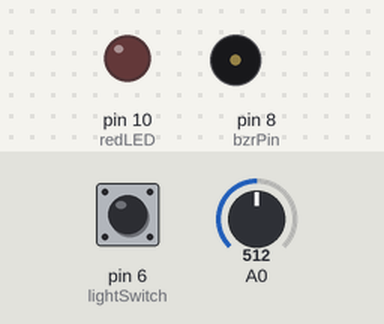
Bench run of a sketch on a simulated Arduino Uno, built with avr-gcc and run on an emulated ATmega328P. Shown: output pins drawn as LEDs (lit = HIGH), buzzer (waves = sounding). The inputs (shaded band) are chosen by the test bench; at power-on: pin 6 (lightSwitch) LOW, A0 = 512.

Above: at 1.2 s.
1.3 s: pin 6 (lightSwitch) pulled HIGH for 0.15 s
At 3.6 s:
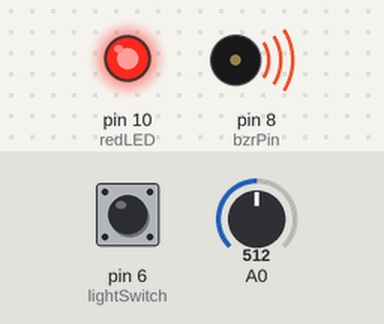
4.3 s: pin 6 (lightSwitch) pulled HIGH for 3.2 s
At 6.48 s:
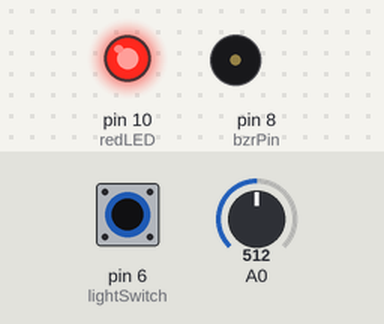
At 12.3 s:
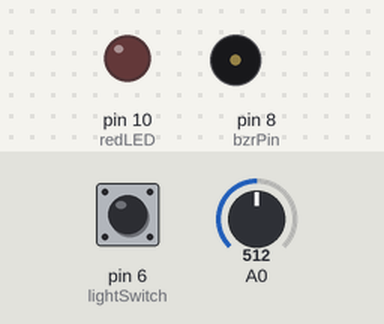
Timing chart, 0 to 13.8 s (numbered marks = the images above; inputs shaded):
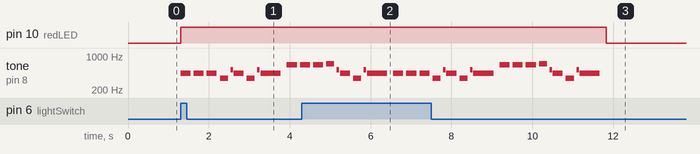

The sketch:

November17.ino
```cpp
const int bzrPin = 8;
const int lightSwitch = 6;
const int redLED = 10;

#include "pitches.h"

int SongA[] = {
  NOTE_C4, NOTE_G3, NOTE_G3, NOTE_A3, NOTE_G3, 0, NOTE_B3, NOTE_C4,0
};

// note durations: 4 = quarter note, 8 = eighth note, etc.:
int noteDurationsA[] = {
  4, 8, 8, 4, 4, 4, 4, 4,4
};

int songB[] = {
  NOTE_A4, NOTE_A4, NOTE_A4, NOTE_F4, NOTE_C5, NOTE_A4, NOTE_F4, NOTE_C5, NOTE_A4, NOTE_E5, NOTE_E5, NOTE_E5, NOTE_F5, NOTE_C5, NOTE_A4, NOTE_F4, NOTE_C5, NOTE_A4
};

int noteDurationsB[] = {
  4, 4, 4, 5, 16, 4, 5, 16, 2, 4, 4, 4, 5, 16, 4, 5, 16, 2
};

int songC[] = {
  NOTE_C4, NOTE_C4, NOTE_D4, NOTE_C4, NOTE_F4, NOTE_E4, NOTE_C4, NOTE_C4, NOTE_D4, NOTE_C4, NOTE_G4, NOTE_F4, NOTE_C4, NOTE_C4, NOTE_C5, NOTE_A4, NOTE_F4, NOTE_E4, NOTE_D4, NOTE_AS4, NOTE_AS4, NOTE_A4, NOTE_F4, NOTE_G4, NOTE_F4
};

int noteDurationsC[] = {
  8, 8, 4, 4, 4, 2, 8, 8, 4, 4, 4, 2, 8, 8, 4, 4, 4, 4, 4, 8, 8, 4, 4, 4, 2,
};

void setup() {
  Serial.begin(9600);

  pinMode(lightSwitch, INPUT);
  pinMode (redLED, OUTPUT);
}

void loop() {
  int sensorValue = analogRead(A0);
  int switchState = digitalRead (lightSwitch);

  if (switchState == HIGH) {
    digitalWrite (redLED, HIGH);
    if (sensorValue < 300) {
      for (int thisNote = 0; thisNote < 9; thisNote++) {
        int noteDuration = 1000 / noteDurationsA[thisNote];
        tone(8, SongA[thisNote], noteDuration);
        int pauseBetweenNotes = noteDuration * 1.30;
        delay(pauseBetweenNotes);
        noTone(8);
      }
    } else if (sensorValue < 600 && sensorValue >= 300) {
      for (int thisNote = 0; thisNote < 18; thisNote++) {
        int noteDuration = 1000 / noteDurationsB[thisNote];
        tone(8, songB[thisNote], noteDuration);
        int pauseBetweenNotes = noteDuration * 1.30;
        delay(pauseBetweenNotes);
        noTone(8);
      }
    } else {
      for (int thisNote = 0; thisNote < 25; thisNote++) {
        int noteDuration = 1000 / noteDurationsC[thisNote];
        tone(8, songC[thisNote], noteDuration);
        int pauseBetweenNotes = noteDuration * 1.30;
        delay(pauseBetweenNotes);
        noTone(8);
      }
    }
  }

  if (switchState == LOW) {
    digitalWrite (redLED, LOW);
    noTone (bzrPin);
  }

}
```

pitches.h
```cpp
//this is taken from the Arduino toneMelody Example

#define NOTE_B0  31
#define NOTE_C1  33
#define NOTE_CS1 35
#define NOTE_D1  37
#define NOTE_DS1 39
#define NOTE_E1  41
#define NOTE_F1  44
#define NOTE_FS1 46
#define NOTE_G1  49
#define NOTE_GS1 52
#define NOTE_A1  55
#define NOTE_AS1 58
#define NOTE_B1  62
#define NOTE_C2  65
#define NOTE_CS2 69
#define NOTE_D2  73
#define NOTE_DS2 78
#define NOTE_E2  82
#define NOTE_F2  87
#define NOTE_FS2 93
#define NOTE_G2  98
#define NOTE_GS2 104
#define NOTE_A2  110
#define NOTE_AS2 117
#define NOTE_B2  123
#define NOTE_C3  131
#define NOTE_CS3 139
#define NOTE_D3  147
#define NOTE_DS3 156
#define NOTE_E3  165
#define NOTE_F3  175
#define NOTE_FS3 185
#define NOTE_G3  196
#define NOTE_GS3 208
#define NOTE_A3  220
#define NOTE_AS3 233
#define NOTE_B3  247
#define NOTE_C4  262
#define NOTE_CS4 277
#define NOTE_D4  294
#define NOTE_DS4 311
#define NOTE_E4  330
#define NOTE_F4  349
#define NOTE_FS4 370
#define NOTE_G4  392
#define NOTE_GS4 415
#define NOTE_A4  440
#define NOTE_AS4 466
#define NOTE_B4  494
#define NOTE_C5  523
#define NOTE_CS5 554
#define NOTE_D5  587
#define NOTE_DS5 622
#define NOTE_E5  659
#define NOTE_F5  698
#define NOTE_FS5 740
#define NOTE_G5  784
#define NOTE_GS5 831
#define NOTE_A5  880
#define NOTE_AS5 932
#define NOTE_B5  988
#define NOTE_C6  1047
#define NOTE_CS6 1109
#define NOTE_D6  1175
#define NOTE_DS6 1245
#define NOTE_E6  1319
#define NOTE_F6  1397
#define NOTE_FS6 1480
#define NOTE_G6  1568
#define NOTE_GS6 1661
#define NOTE_A6  1760
#define NOTE_AS6 1865
#define NOTE_B6  1976
#define NOTE_C7  2093
#define NOTE_CS7 2217
#define NOTE_D7  2349
#define NOTE_DS7 2489
#define NOTE_E7  2637
#define NOTE_F7  2794
#define NOTE_FS7 2960
#define NOTE_G7  3136
#define NOTE_GS7 3322
#define NOTE_A7  3520
#define NOTE_AS7 3729
#define NOTE_B7  3951
#define NOTE_C8  4186
#define NOTE_CS8 4435
#define NOTE_D8  4699
#define NOTE_DS8 4978
```

Measured:
- after the input at 1.3 s, pin 10 (redLED): LOW → HIGH at once; tone on pin 8 (bzrPin): plays 440 Hz for 0.25 s, 440 Hz for 0.25 s, 440 Hz for 0.25 s, 349 Hz for 0.20 s, 523 Hz for 0.06 s, 440 Hz for 0.25 s … (11 notes in this stretch), starting at once
- after the input at 4.3 s, pin 10 (redLED): HIGH → LOW after 7.5 s instead of 2.3 s
